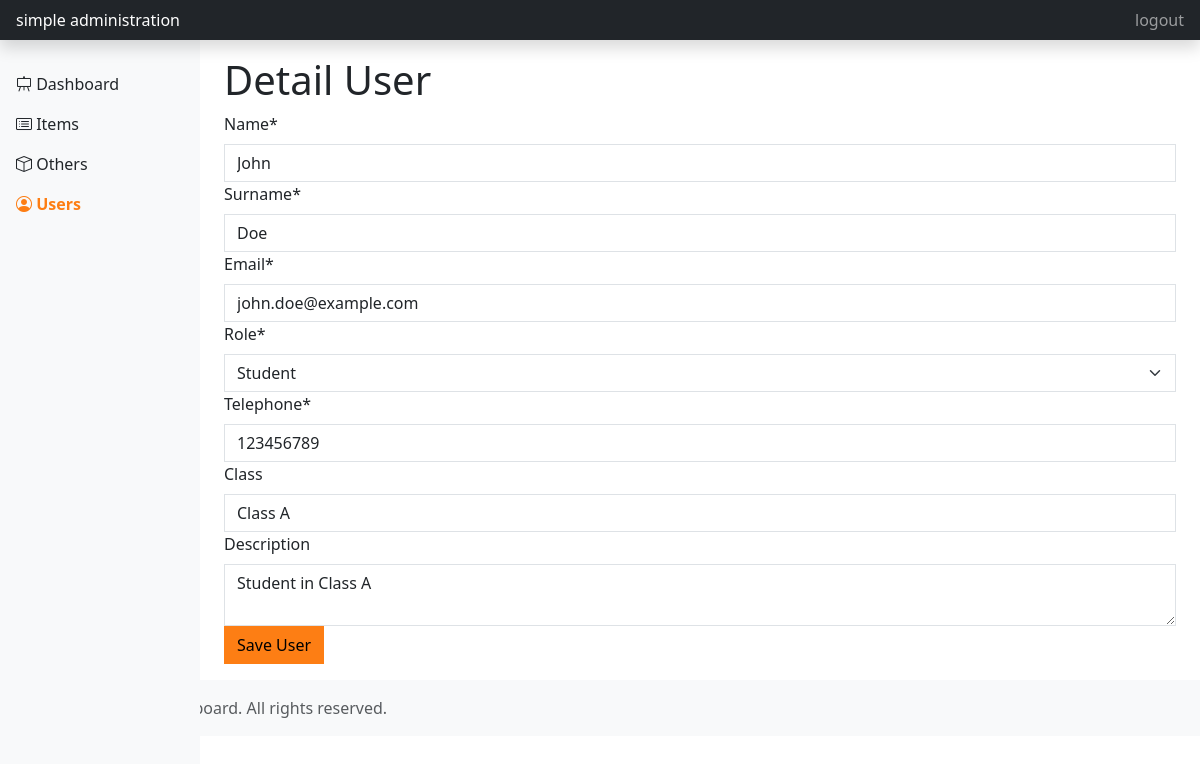
Page /users/modify?id=1 (signed in) on the committed database.
### tables this page shows
create table if not exists users(
    id int auto_increment primary key,
    jmeno varchar(255) not null,
    surname varchar(255) not null,
    email varchar(255) not null unique,
    password varchar(255) not null,
    phone_number varchar(20) not null,
    class varchar(100) not null,
    description text not null,
    role enum('student', 'teacher') not null default 'student',
    last_login TIMESTAMP NULL DEFAULT NULL default NOW()
);

### controllers/BaseController.php (called while the page is built, shortened)
<?php
class BaseController {
    protected function renderView($nazevSablony, $data = []) {
        extract($data);
        require __DIR__ . '/../views/layout/header.php';
        require __DIR__ . '/../views/layout/navigation.php';
        require __DIR__ . '/../views/' . $nazevSablony . '.php';
        require __DIR__ . '/../views/layout/footer.php';
    }
}

### controllers/UserController.php (called while the page is built, shortened)
<?php
class UserController extends BaseController {
    private $userModel;
    public function __construct(PDO $pdo) {
        $this->userModel = new UserModel($pdo);
    }
    public function modifyPage()
    {
        $userId = filter_var($_GET['id'] ?? null, FILTER_VALIDATE_INT);
        $user = $userId ? $this->userModel->getUserById($userId) : false;
        $this->renderView('pages/detail', ['page' => 'users', 'user' => $user]);
    }
}

### models/BaseModel.php (called while the page is built)
<?php
abstract class BaseModel {
    protected $pdo;
    protected $table;
    public function __construct(PDO $pdo) {
        $this->pdo = $pdo;
    }
    public function getById($id) {
        $stmt = $this->pdo->prepare("SELECT * FROM {$this->table} WHERE id = ?");
        $stmt->execute([$id]);
        return $stmt->fetch(PDO::FETCH_ASSOC);
    }
}

### models/UserModel.php (called while the page is built, shortened)
<?php
class UserModel extends BaseModel {
    public function getUserById($id) {
        $user = $this->getById($id);
        if ($user) {
            unset($user['password']);
        }
        return $user;
    }
}

### partials/user_form.php (the view, shortened to what this page needs)
<?php $isEditing = isset($user) && is_array($user); ?>
<form action="<?= $isEditing ? '/users/modify?id=' . rawurlencode((string) $user['id']) : '/users/create' ?>" method="POST">
    <label for="jmeno" class="form-label">Name*</label>
    <input type="text" class="form-control" id="jmeno" name="jmeno" value="<?= htmlspecialchars($user['jmeno'] ?? '', ENT_QUOTES, 'UTF-8') ?>" required>
    <label for="surname" class="form-label">Surname*</label>
    <input type="text" class="form-control" id="surname" name="surname" value="<?= htmlspecialchars($user['surname'] ?? '', ENT_QUOTES, 'UTF-8') ?>" required>
    <label for="email" class="form-label">Email*</label>
    <input type="email" class="form-control" id="email" name="email" value="<?= htmlspecialchars($user['email'] ?? '', ENT_QUOTES, 'UTF-8') ?>" required>
    <label for="role" class="form-label">Role*</label>
    <select class="form-select" id="role" name="role" required>
        <option value="student" <?= ($user['role'] ?? '') === 'student' ? 'selected' : '' ?>>Student</option>
    </select>
    <label for="phone_number" class="form-label">Telephone*</label>
    <input type="text" class="form-control" id="phone_number" name="phone_number" value="<?= htmlspecialchars($user['phone_number'] ?? '', ENT_QUOTES, 'UTF-8') ?>" required>
    <label for="class" class="form-label">Class</label>
    <input type="text" class="form-control" id="class" name="class" value="<?= htmlspecialchars($user['class'] ?? '', ENT_QUOTES, 'UTF-8') ?>">
    <label for="description" class="form-label">Description</label>
    <textarea class="form-control" id="description" name="description"><?= htmlspecialchars($user['description'] ?? '', ENT_QUOTES, 'UTF-8') ?></textarea>
    <button type="submit" class="btn btn-primary"><?= $isEditing ? 'Save User' : 'Create User' ?></button>
</form>

### rows in the picture
users: jmeno "John", surname "Doe", email "john.doe@example.com", role "Student", phone_number "123456789", class "Class A", description "Student in Class A"
